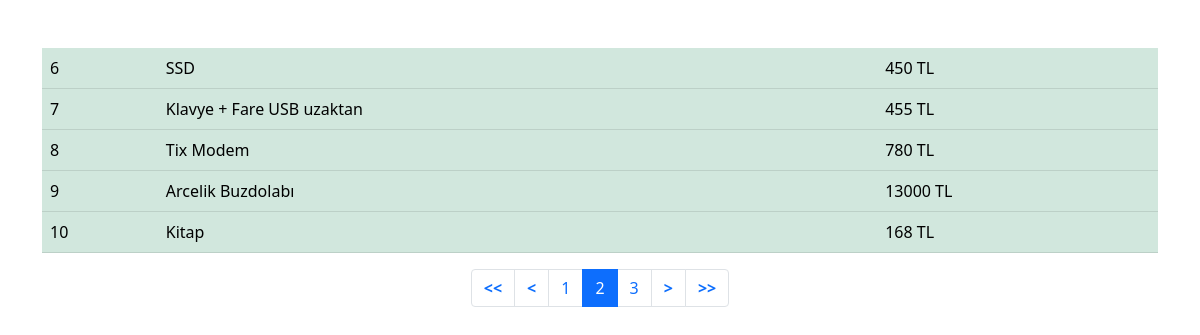
/index.php?Sayfalama=2, run on the app's committed database.
### tables this page shows
CREATE TABLE `urunler` (
  `id` int(10) UNSIGNED NOT NULL,
  `urun_adi` varchar(255) NOT NULL,
  `urun_fiyat` double NOT NULL,
  `parabirimi` char(3) NOT NULL
);

### database.php (called while the page is built, shortened)
<?php
if(isset($_REQUEST["Sayfalama"])):
    $GelenSayfalama = $_REQUEST["Sayfalama"];
else:
    $GelenSayfalama = 1;
endif;
?>

### index.php (the view, shortened to what this page needs)
<?php
require 'database.php';
$SayfalamaIcinSolVeSagButonSayisi = 2;
$SayfaBasinaGosterilecekKayitSayisi = 5;
$ToplamKayitSayisiSorgusu = $db->prepare("SELECT * FROM urunler");
$ToplamKayitSayisiSorgusu->execute();
$ToplamKayitSayisi  = $ToplamKayitSayisiSorgusu ->rowCount();
$SayfalamayaBaslanacakKayitSayisi = ($GelenSayfalama*$SayfaBasinaGosterilecekKayitSayisi)-$SayfaBasinaGosterilecekKayitSayisi;
$BulunanSayfaSayisi = ceil($ToplamKayitSayisi/$SayfaBasinaGosterilecekKayitSayisi);
?>
<!doctype html>
<html lang="en">
<head>
    <link href="https://cdn.jsdelivr.net/npm/bootstrap@5.0.2/dist/css/bootstrap.min.css" rel="stylesheet">
</head>
<body>
<div class="container">
<table class="table mt-5 table-success">
<?php
    $UrunSorgusu = $db->prepare("SELECT * FROM urunler ORDER BY id ASC LIMIT $SayfalamayaBaslanacakKayitSayisi, $SayfaBasinaGosterilecekKayitSayisi");
    $UrunSorgusu->execute();
    $UrunSorgusuKayitlari = $UrunSorgusu->fetchAll(PDO::FETCH_ASSOC);
    foreach($UrunSorgusuKayitlari as $Kayitlar){
        echo "<tr>";
        echo "<td>". $Kayitlar["id"]."</td>";
        echo "<td>". $Kayitlar["urun_adi"]."</td>";
        echo "<td>". $Kayitlar["urun_fiyat"]." ".$Kayitlar["parabirimi"]."</td>";
        echo "</tr>";
    }
    ?>
</table>
<nav aria-label="Page navigation example">
  <ul class="pagination justify-content-center ">
    <?php
    if($GelenSayfalama>1){
        echo "<li class='page-item'><a class='page-link' href='index.php?Sayfalama=1'><b><<</b></a></li>";
        $BirGeriAl = $GelenSayfalama-1;
        echo "<li class='page-item'><a class='page-link' href='index.php?Sayfalama=".$BirGeriAl."'><b><</b></a></li>";
    }
    for($SayfaIndex= $GelenSayfalama-$SayfalamaIcinSolVeSagButonSayisi; $SayfaIndex<=$GelenSayfalama+$SayfalamaIcinSolVeSagButonSayisi; $SayfaIndex++){
        if(($SayfaIndex>0)and ($SayfaIndex<=$BulunanSayfaSayisi)){
            if($GelenSayfalama == $SayfaIndex){
                echo "<li class='page-item active'><div class='page-link'>".$SayfaIndex."</div></li>";
            }else{
                echo "<li class='page-item'><a class='page-link' href='index.php?Sayfalama=".$SayfaIndex."'>".$SayfaIndex."</a></li>";
            }
        }
    }
    if($GelenSayfalama !=$BulunanSayfaSayisi){
        $BirIleriAl = $GelenSayfalama+1;
        echo "<li class='page-item'><a class='page-link' href='index.php?Sayfalama=".$BirIleriAl."'><b>></b></a></li>";
        echo "<li class='page-item'><a class='page-link' href='index.php?Sayfalama=".$BulunanSayfaSayisi."'><b>>></b></a></li>";
    }
    ?>
  </ul>
</nav>
</div>
</body>
</html>

### data on the page
urunler: id "6", urun_adi "SSD", urun_fiyat "450", parabirimi "TL"
urunler: id "7", urun_adi "Klavye + Fare USB uzaktan", urun_fiyat "455", parabirimi "TL"
urunler: id "8", urun_adi "Tix Modem", urun_fiyat "780", parabirimi "TL"
urunler: id "9", urun_adi "Arcelik Buzdolabı", urun_fiyat "13000", parabirimi "TL"
urunler: id "10", urun_adi "Kitap", urun_fiyat "168", parabirimi "TL"
